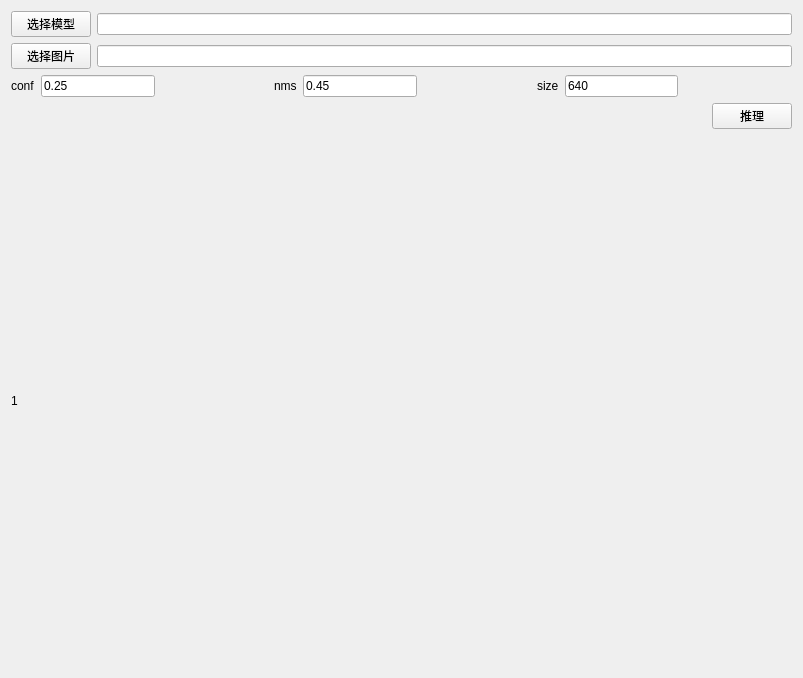
<?xml version="1.0" encoding="UTF-8"?>
<ui version="4.0">
 <class>Form</class>
 <widget class="QWidget" name="Form">
  <property name="geometry">
   <rect>
    <x>0</x>
    <y>0</y>
    <width>803</width>
    <height>678</height>
   </rect>
  </property>
  <property name="windowTitle">
   <string/>
  </property>
  <layout class="QGridLayout" name="gridLayout">
   <item row="0" column="0">
    <layout class="QVBoxLayout" name="verticalLayout" stretch="1,1,1,1,20">
     <item>
      <layout class="QHBoxLayout" name="horizontalLayout">
       <item>
        <widget class="QPushButton" name="btnModel">
         <property name="text">
          <string>选择模型</string>
         </property>
        </widget>
       </item>
       <item>
        <widget class="QLineEdit" name="editModel"/>
       </item>
      </layout>
     </item>
     <item>
      <layout class="QHBoxLayout" name="horizontalLayout_3">
       <item>
        <widget class="QPushButton" name="btnImg">
         <property name="text">
          <string>选择图片</string>
         </property>
        </widget>
       </item>
       <item>
        <widget class="QLineEdit" name="editImg"/>
       </item>
      </layout>
     </item>
     <item>
      <layout class="QHBoxLayout" name="horizontalLayout_2">
       <item>
        <widget class="QLabel" name="label">
         <property name="text">
          <string>conf</string>
         </property>
        </widget>
       </item>
       <item>
        <widget class="QLineEdit" name="editConf">
         <property name="text">
          <string>0.25</string>
         </property>
        </widget>
       </item>
       <item>
        <spacer name="horizontalSpacer_2">
         <property name="orientation">
          <enum>Qt::Horizontal</enum>
         </property>
         <property name="sizeHint" stdset="0">
          <size>
           <width>40</width>
           <height>20</height>
          </size>
         </property>
        </spacer>
       </item>
       <item>
        <widget class="QLabel" name="label_2">
         <property name="text">
          <string>nms</string>
         </property>
        </widget>
       </item>
       <item>
        <widget class="QLineEdit" name="editNms">
         <property name="text">
          <string>0.45</string>
         </property>
        </widget>
       </item>
       <item>
        <spacer name="horizontalSpacer_3">
         <property name="orientation">
          <enum>Qt::Horizontal</enum>
         </property>
         <property name="sizeHint" stdset="0">
          <size>
           <width>40</width>
           <height>20</height>
          </size>
         </property>
        </spacer>
       </item>
       <item>
        <widget class="QLabel" name="label_3">
         <property name="text">
          <string>size</string>
         </property>
        </widget>
       </item>
       <item>
        <widget class="QLineEdit" name="editSize">
         <property name="text">
          <string>640</string>
         </property>
        </widget>
       </item>
       <item>
        <spacer name="horizontalSpacer">
         <property name="orientation">
          <enum>Qt::Horizontal</enum>
         </property>
         <property name="sizeHint" stdset="0">
          <size>
           <width>40</width>
           <height>20</height>
          </size>
         </property>
        </spacer>
       </item>
      </layout>
     </item>
     <item>
      <layout class="QHBoxLayout" name="horizontalLayout_4">
       <item>
        <spacer name="horizontalSpacer_4">
         <property name="orientation">
          <enum>Qt::Horizontal</enum>
         </property>
         <property name="sizeHint" stdset="0">
          <size>
           <width>37</width>
           <height>17</height>
          </size>
         </property>
        </spacer>
       </item>
       <item>
        <widget class="QPushButton" name="btnInfer">
         <property name="text">
          <string>推理</string>
         </property>
        </widget>
       </item>
      </layout>
     </item>
     <item>
      <widget class="QLabel" name="labelShow">
       <property name="text">
        <string>1</string>
       </property>
      </widget>
     </item>
    </layout>
   </item>
  </layout>
 </widget>
 <resources/>
 <connections/>
</ui>
